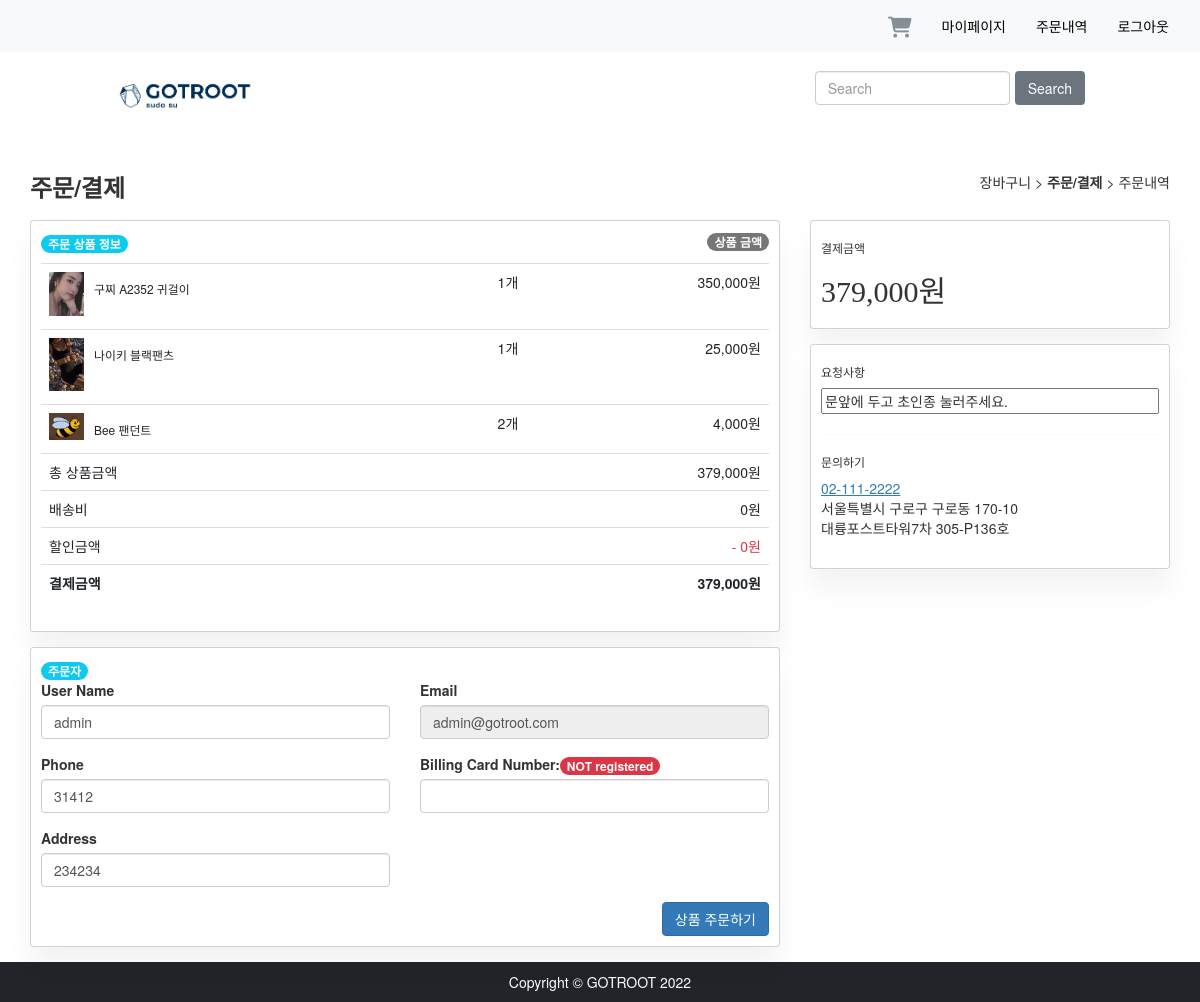
Page /order/detail/ (signed in) on the earlier database version.
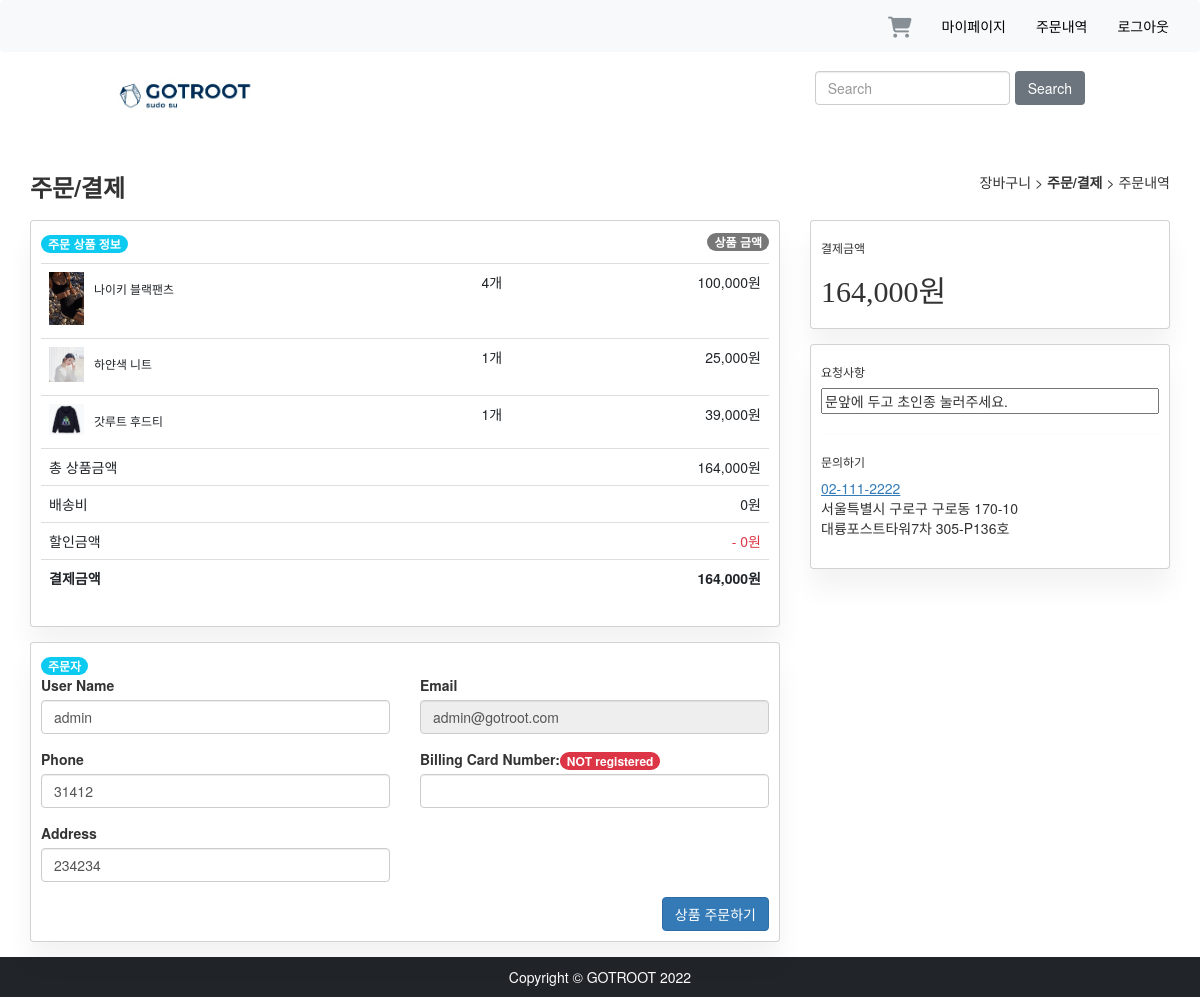
Same page on the later database version.
### cart/models.py (models this page shows, shortened)
class CartItem(models.Model) :
    product = models.ForeignKey('shop.Product', on_delete=models.CASCADE)
    each_price = models.IntegerField(default=0)
    quantity = models.IntegerField(default=1)
    active = models.BooleanField(default=True)
    cart = models.ForeignKey(Cart, on_delete=models.CASCADE)
    @property
    def get_sub_total(self):
        return self.quantity * self.each_price

class Cart(models.Model) :
    user = models.ForeignKey('user.User', on_delete=models.CASCADE, null=True)
    date_added = models.DateField(auto_now_add=True)
    shipping = models.IntegerField(default=3000)
    @property
    def get_active_items(self):
        return self.cartitem_set.filter(cart=self, active=True)
    @property
    def get_cart_total(self):
        cartitems = self.get_active_items
        total = 0
        for item in cartitems:
            total += item.get_sub_total
        return total

### shop/models.py (models this page shows, shortened)
class Product(models.Model):
    name = models.CharField(max_length=100)
    content = models.TextField(max_length=1000)
    category = models.ForeignKey(Category, on_delete=models.CASCADE)
    stock = models.PositiveIntegerField()
    price = models.IntegerField()
    created_at = models.DateTimeField(auto_now_add=True)
    modified_at = models.DateTimeField(auto_now=True)
    deleted_at = models.DateTimeField(null=True, blank=True)
    @property
    def get_product_image(self):
        try:
            image = self.productimage_set.get(product=self, is_represent=True)
            return image.image.url
        except:
            random_image = choice(ProductImage.objects.filter(product=self))
            return random_image.image.url

class ProductImage(models.Model):
    product = models.ForeignKey(Product, on_delete=models.CASCADE)
    is_represent = models.BooleanField(default=False)
    image = models.ImageField(upload_to=product_image_path)

### order/views.py (the view)
# urls.py: path('detail/', views.order_cart, name='order_cart'),
def order_cart(request):
    user = request.user
    cart = Cart.objects.get(user=request.user)
    if cart.get_active_items.count() == 0:
        return render(request, 'cart/index.html', {'cart': cart, 'error_message': "주문 가능한 상품이 없습니다"})
    for item in cart.get_active_items:
        if item.product.stock - item.quantity < 0:
            return render(request, 'cart/index.html', {'cart': cart, 'error_message': item.product.name + "의 재고가 없습니다"})
    if request.method == 'GET':
        form = OrderUserChangeForm(instance=user)
    elif request.method == 'POST':
        form = OrderUserChangeForm(request.POST, instance=user)
        if form.is_valid():
            form.save()
            return redirect('order:order_final')
    return render(request, 'order/detail.html', {'cart':cart, 'form': form, 'user': user})

### order/forms.py
class OrderUserChangeForm(UserChangeForm):
    password = None
    class Meta:
        model = OrderUser
        fields = ['username', 'phone_number', 'address', 'card_number']

### gotroot_site/context_processors.py (called while the page is built)
def category_list(request):
    categories = Category.objects.all()
    return {
        "categories": categories
    }

### order/templates/order/detail.html (shortened to what the changed rows need)
{% extends "order/base.html" %}
{% load humanize %}
{% block content %}
<div class="container-fluid">
<div class="container">
  <div class="row">
    <div class="col-lg-8">
      <div class="card mb-4">
        <div class="card-body">
          <table class="table table-borderless">
            <tbody>
                {% for item in cart.get_active_items %}
                    <tr>
                        <td>
                            <div class="d-flex mb-2">
                                 <div class="flex-shrink-0">
                                    <img src="{{ item.product.get_product_image }}" alt="" width="35" class="img-fluid">
                                 </div>
                                <div class="flex-lg-grow-1 ms-3">
                                    <h6 class="small mb-0"><a href="#" class="text-reset">{{ item.product.name }}</a></h6>
                                </div>
                            </div>
                        </td>
                        <td class="text-center">{{ item.quantity }}개</td>
                        <td class="text-end">{{ item.get_sub_total|intcomma }}원</td>
                    </tr>
                {% endfor %}
            </tbody>
            <tfoot>
              <tr>
                <td colspan="2">총 상품금액</td>
                <td class="text-end">{{ cart.get_cart_total|intcomma }}원</td>
              </tr>
              <tr>
                <td colspan="2">배송비</td>
                <td class="text-end">{{ cart.shipping }}원</td>
              </tr>
              <tr class="fw-bold">
                <td colspan="2">결제금액</td>
                <td class="text-end">{{ cart.get_cart_total|add:cart.shipping|intcomma }}원</td>
              </tr>
            </tfoot>
          </table>
        </div>
      </div>
      </div>
    <div class="col-lg-4">
      <div class="card mb-4">
        <div class="card-body">
            <h3 class="h6">결제금액</h3><h2 style="font-family: '나눔고딕 ExtraBold'">{{ cart.get_cart_total|add:cart.shipping|intcomma }}원</h2>
        </div>
      </div>
    </div>
</div>
</div>
</div>
{% endblock content %}

Differences in the rows shown:
no longer on this page (row edited): CartItem: product.get_product_image (picture), product.name "구찌 A2352 귀걸이", quantity "1", get_sub_total "350,000"
no longer on this page (row edited): CartItem: product.get_product_image (picture), product.name "Bee 팬던트", quantity "2", get_sub_total "4,000"
changed CartItem "나이키 블랙팬츠": quantity "1" → "4"; get_sub_total "25,000" → "100,000"
added CartItem: product.get_product_image (picture), product.name "하얀색 니트", quantity "1", get_sub_total "25,000"
added CartItem: product.get_product_image (picture), product.name "갓루트 후드티", quantity "1", get_sub_total "39,000"
changed through a linked row, Cart: get_cart_total "379,000" → "164,000"; get_cart_total|add "379,000" → "164,000"
